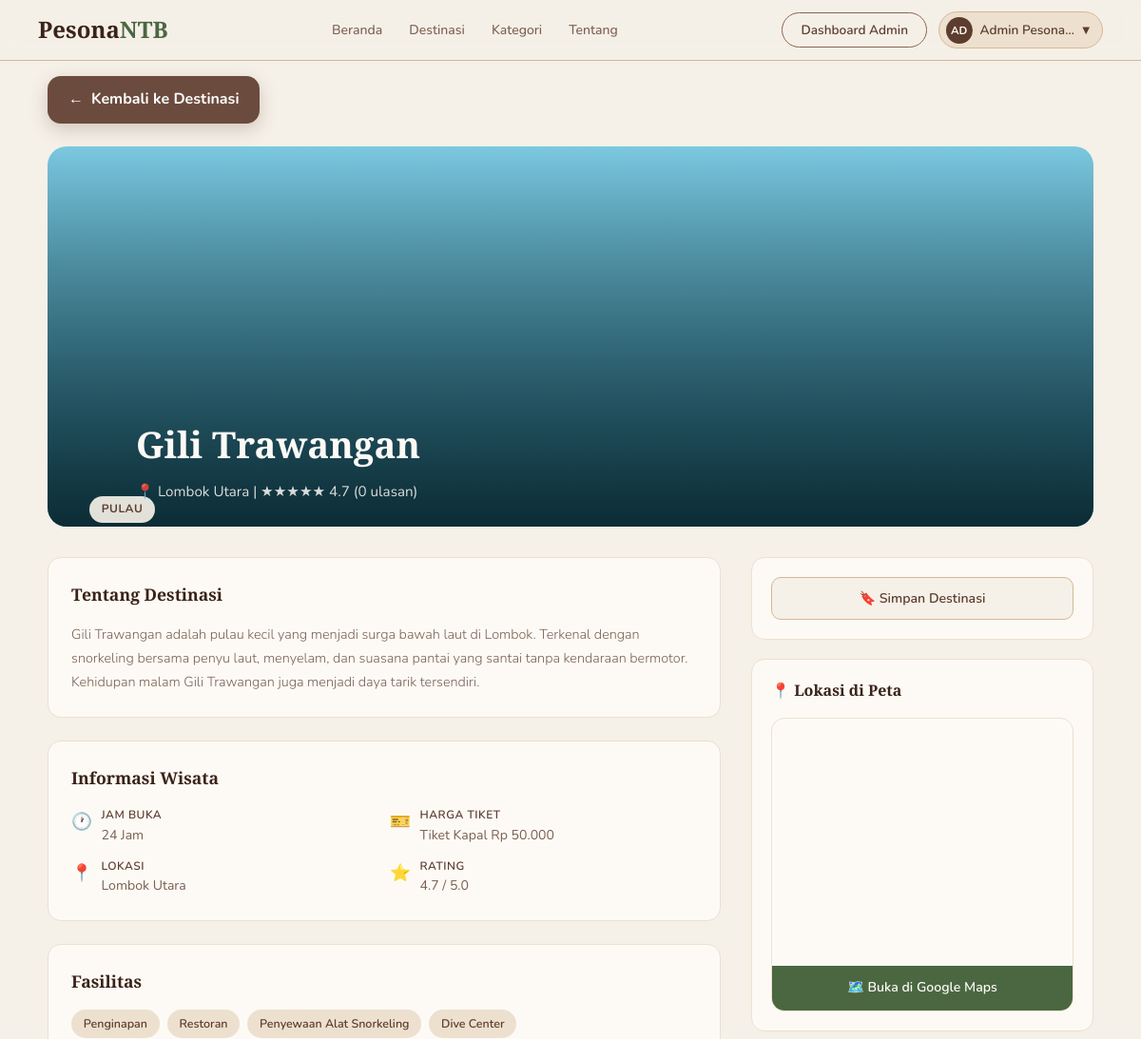
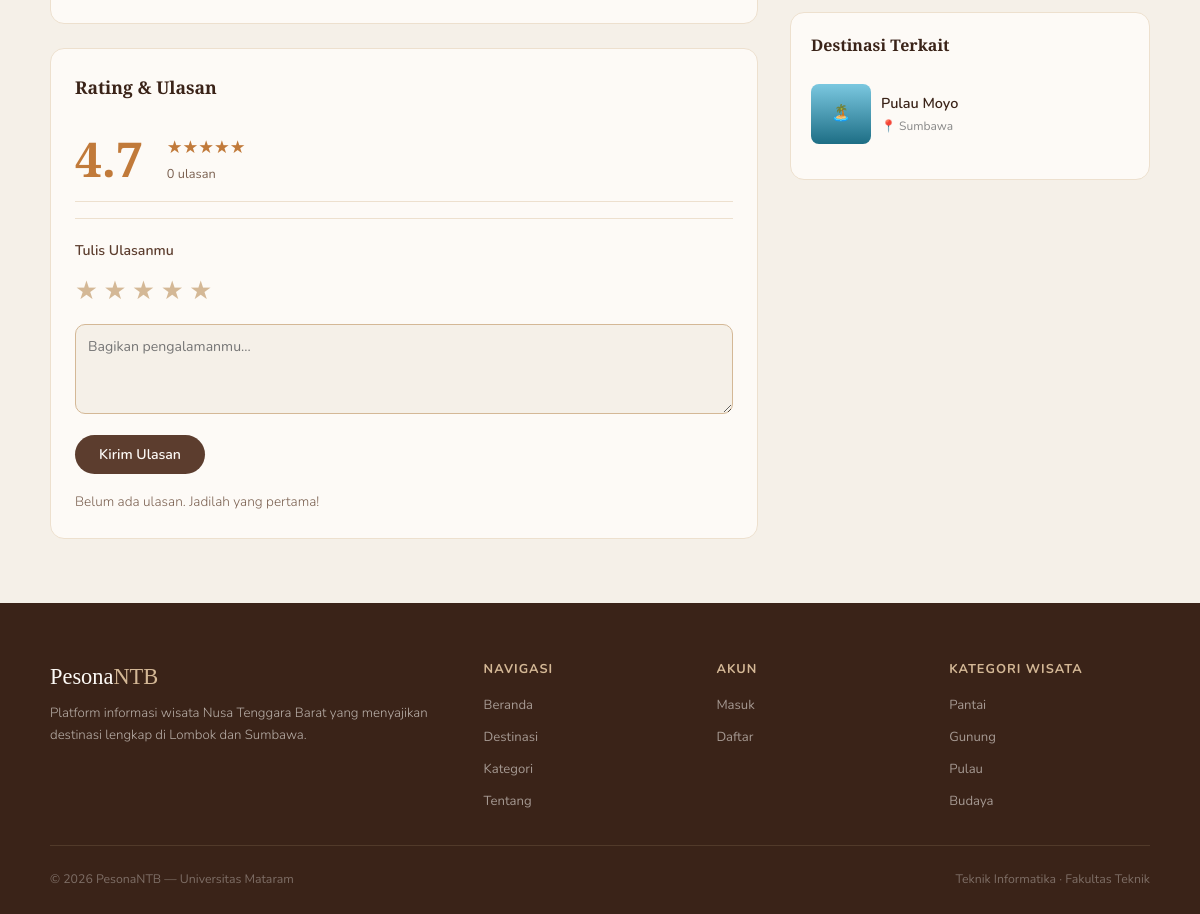
The page /config/detail.php?id=3 (signed in) on the database as committed earlier (2 pictures, top to bottom).
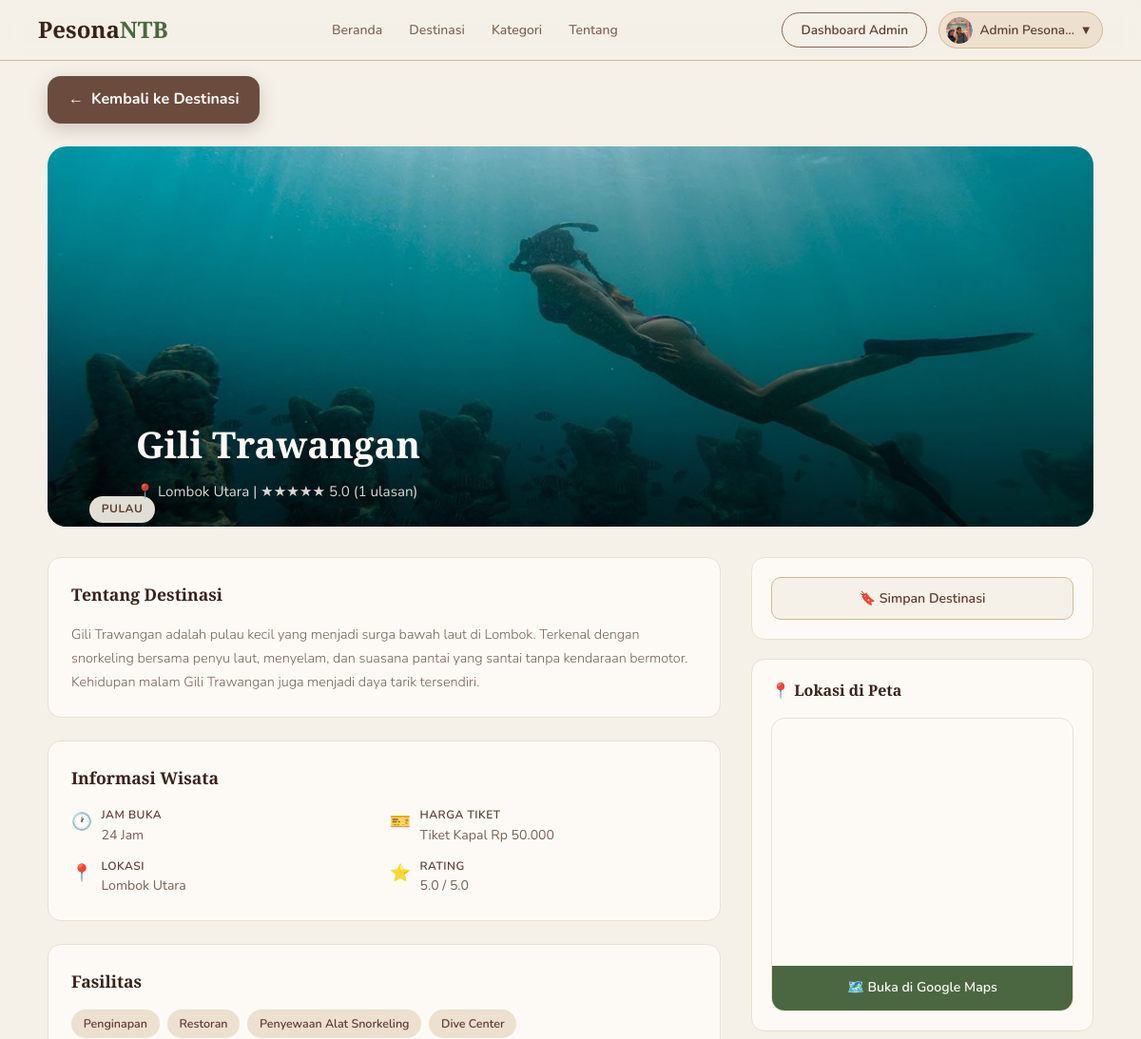
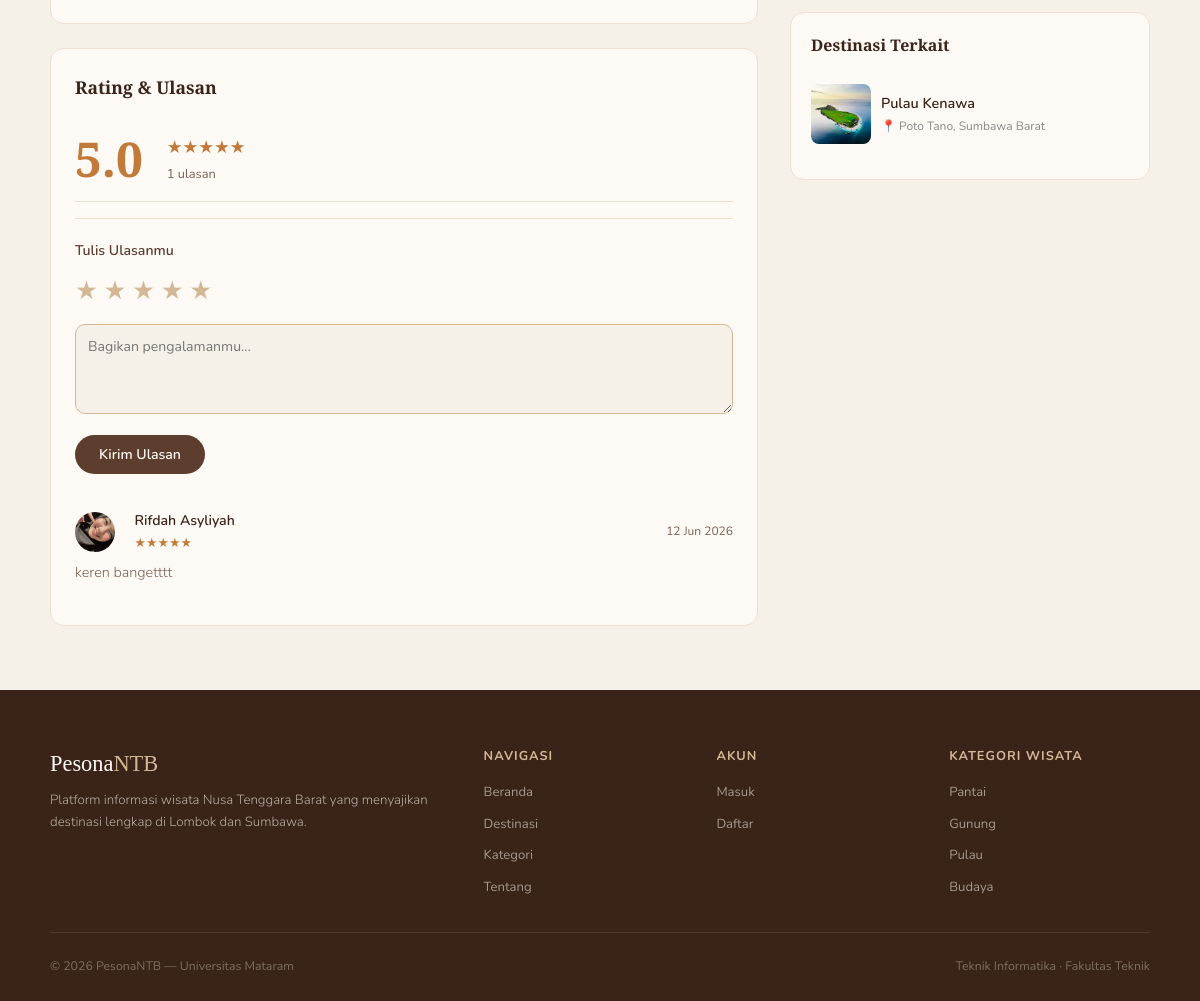
The same page on the database as committed later (2 pictures, top to bottom).
### tables this page shows
CREATE TABLE `wisata` (
  `id` int(11) NOT NULL,
  `nama` varchar(150) NOT NULL,
  `kategori` enum('Pantai','Gunung','Air Terjun','Budaya','Pulau','Kuliner','Adventure') NOT NULL,
  `lokasi` varchar(150) NOT NULL,
  `deskripsi` text NOT NULL,
  `fasilitas` text DEFAULT NULL,
  `jam_buka` varchar(100) DEFAULT NULL,
  `harga_tiket` varchar(100) DEFAULT NULL,
  `foto` varchar(255) DEFAULT NULL,
  `aktif` tinyint(1) DEFAULT 1,
  `latitude` decimal(10,8) DEFAULT NULL,
  `longitude` decimal(11,8) DEFAULT NULL,
  `rating` decimal(3,1) DEFAULT 0.0,
  `created_at` datetime DEFAULT current_timestamp(),
  `updated_at` datetime DEFAULT current_timestamp() ON UPDATE current_timestamp()
);

CREATE TABLE `users` (
  `id` int(11) NOT NULL,
  `nama` varchar(100) NOT NULL,
  `email` varchar(150) NOT NULL,
  `telepon` varchar(20) NOT NULL,
  `password` varchar(255) NOT NULL,
  `role` enum('user','admin') DEFAULT 'user',
  `foto_profil` varchar(255) DEFAULT NULL,
  `created_at` datetime DEFAULT current_timestamp(),
  `reset_token` varchar(255) DEFAULT NULL,
  `reset_expired` datetime DEFAULT NULL
);

CREATE TABLE `ulasan` (
  `id` int(11) NOT NULL,
  `user_id` int(11) NOT NULL,
  `wisata_id` int(11) NOT NULL,
  `rating` tinyint(4) NOT NULL CHECK (`rating` between 1 and 5),
  `komentar` text NOT NULL,
  `created_at` datetime DEFAULT current_timestamp()
);

### config/detail.php (the view, shortened to what the changed rows need)
<?php
require_once 'db.php';
$id = isset($_GET['id']) ? intval($_GET['id']) : 0;
$stmt = $conn->prepare("SELECT * FROM wisata WHERE id = ?");
$stmt->bind_param('i', $id);
$stmt->execute();
$wisata = $stmt->get_result()->fetch_assoc();
if (isset($_SESSION['user_id'])) {
    $uid = $_SESSION['user_id'];
    $conn->query("DELETE FROM riwayat WHERE user_id=$uid AND wisata_id=$id");
    $conn->query("INSERT INTO riwayat (user_id, wisata_id, dilihat_at) VALUES ($uid, $id, NOW())");
}
$ulasan_list = [];
$res = $conn->query("SELECT u.komentar, u.rating, u.created_at, us.nama, us.foto_profil FROM ulasan u JOIN users us ON u.user_id=us.id WHERE u.wisata_id=$id ORDER BY u.created_at DESC LIMIT 10");
if ($res) {
    while ($row = $res->fetch_assoc()) {
        $ulasan_list[] = $row;
    }
}
$total_ulasan = count($ulasan_list);
$kategori_esc = $conn->real_escape_string($wisata['kategori']);
$related = [];
$res = $conn->query("SELECT id,nama,lokasi,kategori,foto FROM wisata WHERE kategori='$kategori_esc' AND id<>$id LIMIT 4");
if ($res) while ($row = $res->fetch_assoc()) $related[] = $row;
$img_map   = ['Pantai'=>'dest-img-pantai','Gunung'=>'dest-img-rinjani','Pulau'=>'dest-img-gili','Adventure'=>'dest-img-sumbawa','Air Terjun'=>'dest-img-moyo','Budaya'=>'dest-img-sumbawa','Kuliner'=>'dest-img-pink'];
$emoji_map = ['Pantai'=>'🏖️','Gunung'=>'🏔️','Pulau'=>'🏝️','Adventure'=>'🌾','Air Terjun'=>'💧','Budaya'=>'🎭','Kuliner'=>'🍜'];
$img_class = $img_map[$wisata['kategori']] ?? 'dest-img-pantai';
function renderStars($n) {
    $n = round($n);
    return str_repeat('★', $n) . str_repeat('☆', 5 - $n);
}
?>
<!DOCTYPE html>
<html lang="id">
<head>
  <link rel="stylesheet" href="../css/style.css">
  <link rel="stylesheet" href="../css/user.css">
</head>
<body>
<?php include 'navbar.php'; ?>
<div class="user-page">
  <div class="user-container">
    <div class="detail-hero" style="position: relative; overflow: hidden; height: 400px;">
      <?php if (!empty($wisata['foto'])): ?>
        <img src="../assets/uploads/destinasi/<?= htmlspecialchars($wisata['foto']) ?>"
             alt="<?= htmlspecialchars($wisata['nama']) ?>"
             style="width: 100%; height: 100%; object-fit: cover; position: absolute; top: 0; left: 0; z-index: 0;">
      <?php else: ?>
        <div class="<?= $img_class ?>" style="width: 100%; height: 100%; position: absolute; top: 0; left: 0; z-index: 0;"></div>
      <?php endif; ?>
      <div class="detail-hero-overlay" style="position: absolute; bottom: 0; left: 0; width: 100%; height: 100%; background: linear-gradient(transparent, rgba(0,0,0,0.6)); z-index: 1;"></div>
      <span class="detail-hero-badge" style="position: relative; z-index: 2;"><?= htmlspecialchars($wisata['kategori']) ?></span>
      <div class="detail-hero-info" style="position: relative; z-index: 2;">
        <h1><?= htmlspecialchars($wisata['nama']) ?></h1>
        <div class="loc">📍 <?= htmlspecialchars($wisata['lokasi']) ?>  |  <?= renderStars($wisata['rating']) ?> <?= number_format($wisata['rating'],1) ?> (<?= $total_ulasan ?> ulasan)</div>
      </div>
    </div>
    <div class="detail-grid">
      <div class="detail-main">
        <div class="detail-card">
          <h3>Tentang Destinasi</h3>
          <p><?= nl2br(htmlspecialchars($wisata['deskripsi'])) ?></p>
        </div>
        <div class="detail-card">
          <div class="detail-meta">
            <div class="meta-item">
              <div><div class="meta-label">Jam Buka</div><div class="meta-val"><?= htmlspecialchars($wisata['jam_buka'] ?: '-') ?></div></div>
            </div>
            <div class="meta-item">
              <div><div class="meta-label">Harga Tiket</div><div class="meta-val"><?= htmlspecialchars($wisata['harga_tiket'] ?: '-') ?></div></div>
            </div>
            <div class="meta-item">
              <div><div class="meta-label">Lokasi</div><div class="meta-val"><?= htmlspecialchars($wisata['lokasi']) ?></div></div>
            </div>
            <div class="meta-item">
              <div><div class="meta-label">Rating</div><div class="meta-val"><?= number_format($wisata['rating'],1) ?> / 5.0</div></div>
            </div>
          </div>
        </div>
        <?php if ($wisata['fasilitas']): ?>
        <div class="detail-card">
          <div class="fasilitas-list">
            <?php foreach (explode(',', $wisata['fasilitas']) as $f): ?>
            <span class="fasilitas-tag"><?= htmlspecialchars(trim($f)) ?></span>
            <?php endforeach; ?>
          </div>
        </div>
        <?php endif; ?>
        <div class="detail-card">
          <h3>Rating &amp; Ulasan</h3>
          <div class="rating-summary">
            <div class="rating-big"><?= number_format($wisata['rating'],1) ?></div>
            <div>
              <div class="rating-stars"><?= renderStars($wisata['rating']) ?></div>
              <div class="rating-count"><?= $total_ulasan ?> ulasan</div>
            </div>
          </div>
          <?php if (isset($_SESSION['user_id'])): ?>
          <div class="ulasan-form">
            <p style="font-size:0.88rem;font-weight:600;color:var(--brown);margin-bottom:0.5rem">Tulis Ulasanmu</p>
            <form method="POST">
              <div class="star-input">
                <?php for ($i=5;$i>=1;$i--): ?>
                <label for="star<?=$i?>">★</label>
                <?php endfor; ?>
              </div>
            </form>
          </div>
          <?php else: ?>
          <p style="font-size:0.85rem;color:var(--text-muted);margin-top:0.5rem">
            <a href="login.php" style="color:var(--green);font-weight:600">Login</a> untuk memberikan ulasan.
          </p>
          <?php endif; ?>
          <?php if ($ulasan_list): ?>
<div style="margin-top:1.25rem">
  <?php foreach ($ulasan_list as $u): ?>
  <div class="ulasan-item">
    <div class="ulasan-header">
      <div class="ulasan-author">
        <?php if (!empty($u['foto_profil'])): ?>
          <img src="../assets/uploads/profil/<?= htmlspecialchars($u['foto_profil']) ?>"
               style="width:40px; height:40px; border-radius:50%; object-fit:cover; margin-right:10px;">
        <?php else: ?>
          <div class="ulasan-avatar"><?= strtoupper(mb_substr($u['nama'],0,2)) ?></div>
        <?php endif; ?>
        <div>
          <div class="ulasan-nama"><?= htmlspecialchars($u['nama']) ?></div>
          <div class="ulasan-stars"><?= renderStars($u['rating']) ?></div>
        </div>
      </div>
      <span class="ulasan-date"><?= date('d M Y', strtotime($u['created_at'])) ?></span>
    </div>
    <p class="ulasan-text"><?= htmlspecialchars($u['komentar']) ?></p>
  </div>
  <?php endforeach; ?>
</div>
<?php else: ?>
<p style="font-size:0.85rem;color:var(--text-muted);margin-top:1rem">Belum ada ulasan. Jadilah yang pertama!</p>
<?php endif; ?>
        </div>
      </div>
      <div class="detail-sidebar">
        <?php if ($related): ?>
<div class="sidebar-card">
  <?php foreach ($related as $r): ?>
  <a href="detail.php?id=<?= $r['id'] ?>" class="related-item" style="display:flex; align-items:center; gap:10px; text-decoration:none; color:inherit; margin-bottom:15px;">
    <div style="width: 60px; height: 60px; border-radius: 8px; overflow: hidden; background: #eee; flex-shrink: 0;">
      <?php if (!empty($r['foto'])): ?>
        <img src="../assets/uploads/destinasi/<?= htmlspecialchars($r['foto']) ?>"
             style="width: 100%; height: 100%; object-fit: cover;"
             alt="<?= htmlspecialchars($r['nama']) ?>">
      <?php else: ?>
        <div class="<?= $img_map[$r['kategori']] ?? 'dest-img-pantai' ?>" style="width: 100%; height: 100%; display: flex; align-items: center; justify-content: center;">
          <?= $emoji_map[$r['kategori']] ?? '🏝️' ?>
        </div>
      <?php endif; ?>
    </div>
    <div>
      <div class="related-name" style="font-weight: 600; font-size: 0.9rem;"><?= htmlspecialchars($r['nama']) ?></div>
      <div class="related-loc" style="font-size: 0.75rem; color: #888;">📍 <?= htmlspecialchars($r['lokasi']) ?></div>
    </div>
  </a>
  <?php endforeach; ?>
</div>
<?php endif; ?>
      </div>
    </div>
  </div>
</div>
</body>
</html>

### config/navbar.php (shortened to what the changed rows need)
<?php
$is_login   = isset($_SESSION['user_id']);
$user_nama  = $_SESSION['user_nama'] ?? '';
$inisial    = strtoupper(substr($user_nama, 0, 2));
$is_config = strpos($_SERVER['PHP_SELF'], '/config/') !== false;
$base = $is_config ? '../' : '';
?>
<nav class="navbar" id="mainNavbar">
  <div class="nav-actions">
    <?php if ($is_login): ?>
      <div class="nav-user-menu">
        <?php
        $foto_profil_nav = '';
        if (isset($_SESSION['user_id'])) {
            $stmt_nav = $conn->prepare("SELECT foto_profil FROM users WHERE id=?");
            $stmt_nav->bind_param('i', $_SESSION['user_id']);
            $stmt_nav->execute();
            $row_nav = $stmt_nav->get_result()->fetch_assoc();
            $foto_profil_nav = $row_nav['foto_profil'] ?? '';
        }
        $foto_path_nav = __DIR__ . '/../assets/uploads/profil/' . $foto_profil_nav;
        ?>
        <button class="nav-user-btn" id="userMenuBtn">
          <?php if (!empty($foto_profil_nav) && file_exists($foto_path_nav)): ?>
          <span class="nav-avatar" style="background:none;overflow:hidden;padding:0">
            <img src="<?= $base ?>assets/uploads/profil/<?= htmlspecialchars($foto_profil_nav) ?>" style="width:100%;height:100%;object-fit:cover;border-radius:50%" alt="">
          </span>
          <?php else: ?>
          <span class="nav-avatar"><?= $inisial ?></span>
          <?php endif; ?>
          <span class="nav-user-name"><?= htmlspecialchars($user_nama) ?></span>
          <span>▾</span>
        </button>
      </div>
    <?php else: ?>
      <a href="<?= $base ?>config/login.php" class="btn-outline">Masuk</a>
      <a href="<?= $base ?>config/register.php" class="btn-fill">Daftar</a>
    <?php endif; ?>
  </div>
</nav>

Rows that differ between the two databases and show on the page:
no longer on this page (row edited): wisata: kategori "🏝️", nama "Pulau Moyo", lokasi "Sumbawa"
now on this page (row edited): users: foto_profil (picture)
changed users: foto_profil empty → "profil_1_1781191270.jpeg" (drawn)
changed wisata "Gili Trawangan": foto: picture added; rating "4.7" → "5.0"
added ulasan: user.foto_profil (picture), user.nama "Rifdah Asyliyah", rating "★★★★★", created_at "12 Jun 2026", komentar "keren bangetttt"
now on this page (row edited): wisata: foto (picture), nama "Pulau Kenawa", lokasi "Poto Tano, Sumbawa Barat"
Other text that changed with them:
$total_ulasan: "0" → "1"
$inisial: "AD" → (not shown)
text no longer shown: "Belum ada ulasan. Jadilah yang pertama!"
